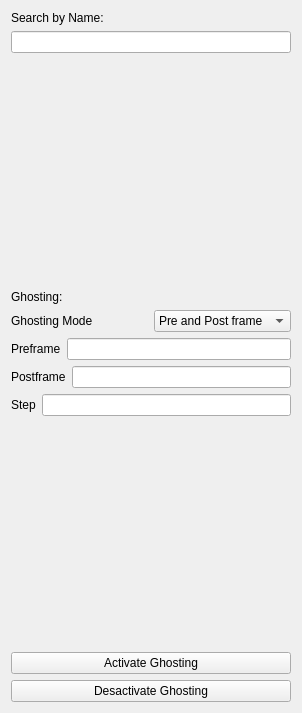
<?xml version="1.0" encoding="UTF-8"?>
<ui version="4.0">
 <class>Form</class>
 <widget class="QWidget" name="Form">
  <property name="geometry">
   <rect>
    <x>0</x>
    <y>0</y>
    <width>302</width>
    <height>713</height>
   </rect>
  </property>
  <property name="windowTitle">
   <string>Form</string>
  </property>
  <layout class="QHBoxLayout" name="horizontalLayout_4">
   <item>
    <layout class="QVBoxLayout" name="verticalLayout">
     <item>
      <widget class="QLabel" name="label">
       <property name="text">
        <string>Search by Name:</string>
       </property>
      </widget>
     </item>
     <item>
      <widget class="QLineEdit" name="SearchEdit"/>
     </item>
     <item>
      <spacer name="verticalSpacer">
       <property name="orientation">
        <enum>Qt::Vertical</enum>
       </property>
       <property name="sizeHint" stdset="0">
        <size>
         <width>20</width>
         <height>40</height>
        </size>
       </property>
      </spacer>
     </item>
     <item>
      <widget class="QLabel" name="label_2">
       <property name="text">
        <string>Ghosting:</string>
       </property>
      </widget>
     </item>
     <item>
      <layout class="QHBoxLayout" name="horizontalLayout_5">
       <item>
        <widget class="QLabel" name="label_6">
         <property name="toolTipDuration">
          <number>-1</number>
         </property>
         <property name="lineWidth">
          <number>1</number>
         </property>
         <property name="text">
          <string>Ghosting Mode</string>
         </property>
         <property name="scaledContents">
          <bool>false</bool>
         </property>
         <property name="wordWrap">
          <bool>false</bool>
         </property>
         <property name="margin">
          <number>0</number>
         </property>
         <property name="indent">
          <number>0</number>
         </property>
        </widget>
       </item>
       <item>
        <widget class="QComboBox" name="comboBox">
         <item>
          <property name="text">
           <string>Pre and Post frame</string>
          </property>
         </item>
         <item>
          <property name="text">
           <string>Pre frame</string>
          </property>
         </item>
         <item>
          <property name="text">
           <string>Post frame</string>
          </property>
         </item>
        </widget>
       </item>
      </layout>
     </item>
     <item>
      <layout class="QHBoxLayout" name="horizontalLayout">
       <item>
        <widget class="QLabel" name="label_3">
         <property name="text">
          <string>Preframe</string>
         </property>
        </widget>
       </item>
       <item>
        <widget class="QLineEdit" name="PreframeEdit"/>
       </item>
      </layout>
     </item>
     <item>
      <layout class="QHBoxLayout" name="horizontalLayout_2">
       <item>
        <widget class="QLabel" name="label_4">
         <property name="text">
          <string>Postframe</string>
         </property>
        </widget>
       </item>
       <item>
        <widget class="QLineEdit" name="PostframeEdit"/>
       </item>
      </layout>
     </item>
     <item>
      <layout class="QHBoxLayout" name="horizontalLayout_3">
       <item>
        <widget class="QLabel" name="label_5">
         <property name="text">
          <string>Step</string>
         </property>
        </widget>
       </item>
       <item>
        <widget class="QLineEdit" name="StepEdit"/>
       </item>
      </layout>
     </item>
     <item>
      <spacer name="verticalSpacer_2">
       <property name="orientation">
        <enum>Qt::Vertical</enum>
       </property>
       <property name="sizeHint" stdset="0">
        <size>
         <width>20</width>
         <height>40</height>
        </size>
       </property>
      </spacer>
     </item>
     <item>
      <widget class="QPushButton" name="ActivateButton">
       <property name="text">
        <string>Activate Ghosting</string>
       </property>
      </widget>
     </item>
     <item>
      <widget class="QPushButton" name="DesactivateButton">
       <property name="text">
        <string>Desactivate Ghosting</string>
       </property>
      </widget>
     </item>
    </layout>
   </item>
  </layout>
 </widget>
 <resources/>
 <connections/>
</ui>
